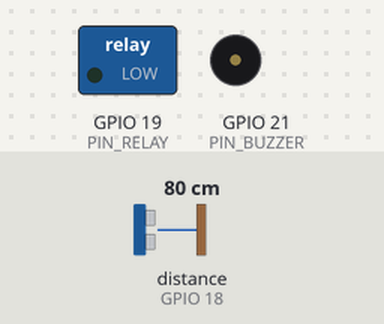
A sketch run on a simulated ESP32. Shown: switched loads named in the sketch (green lamp = pin HIGH), buzzer (waves = sounding, pin HIGH). Wiring (inferred from the names in the program): ultrasonic range finder: trigger GPIO 5; echo GPIO 18. The test bench sets the inputs (shaded band); at power-on: distance to the obstacle (sensor on GPIO 18) 80 cm. The echo pulse lasts 58.3 µs per cm; WiFi joins after 1.5 s; servers stay silent unless stated; no MQTT or app messages arrive unless stated; pins used as bus, display or sensor lines are not drawn; what the sketch prints to the serial monitor is not drawn.

Above: at 2.7 s.
2.8 s: distance to the obstacle (sensor on GPIO 18) set to 22 cm
7.0 s: distance to the obstacle (sensor on GPIO 18) set to 18 cm
At 8.4 s:
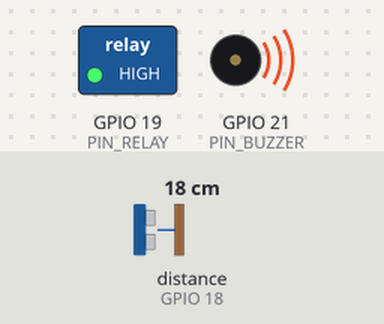
9.7 s: distance to the obstacle (sensor on GPIO 18) set to 35 cm
At 12.7 s:
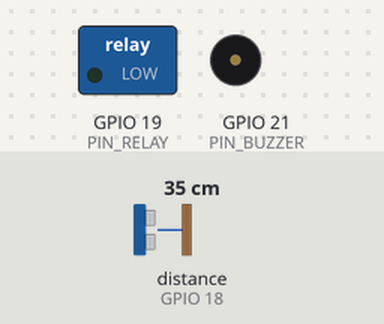
13.0 s: distance to the obstacle (sensor on GPIO 18) set to 2 cm
At 14.6 s:
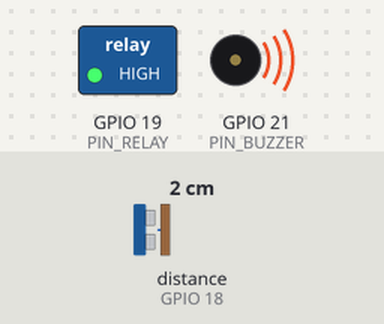
Timing chart, 0 to 16.1 s (numbered marks = the images above; inputs shaded):
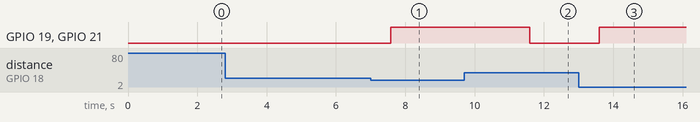

Measured:
- the behaviour switches between 21 and 20 cm on distance to the obstacle (sensor on GPIO 18) (found by bisection; images 0 and 1)
- after the input at 2.8 s, every drawn part: stays the same
- after the input at 7.0 s, GPIO 19 (PIN_RELAY), GPIO 21 (PIN_BUZZER): LOW → HIGH after 0.58 s
- after the input at 9.7 s, GPIO 19 (PIN_RELAY), GPIO 21 (PIN_BUZZER): HIGH → LOW after 1.9 s
- after the input at 13.0 s, GPIO 19 (PIN_RELAY), GPIO 21 (PIN_BUZZER): LOW → HIGH after 0.59 s

The sketch:

smartcity_iot.ino
```cpp
#include <WiFi.h>
#include <PubSubClient.h>

// --- Configurações de Hardware ---
const int PIN_TRIG   = 5;   // Pino de disparo do sensor ultrassônico
const int PIN_ECHO   = 18;  // Pino de retorno do eco ultrassônico
const int PIN_RELAY  = 19;  // Pino de controle do Módulo Relé
const int PIN_BUZZER = 21;  // Pino de controle do Buzzer Ativo

// --- Configurações de Rede e MQTT ---
const char* ssid        = "Wokwi-GUEST";       // SSID padrão do simulador Wokwi
const char* password    = "";                  // Senha (vazia no Wokwi)
const char* mqtt_server = "broker.hivemq.com"; // Endereço do Broker público HiveMQ
const char* topic_pub   = "smartcity/monitoramento/alagamento"; // Tópico definido no artigo

WiFiClient espClient;
PubSubClient client(espClient);

// --- Função para Medição de Distância (Sensor HC-SR04) ---
float lerDistancia() {
  digitalWrite(PIN_TRIG, LOW);
  delayMicroseconds(2);
  digitalWrite(PIN_TRIG, HIGH);
  delayMicroseconds(10);
  digitalWrite(PIN_TRIG, LOW);

  // Mede o tempo de viagem da onda sonora em microssegundos
  long duracao = pulseIn(PIN_ECHO, HIGH);

  // Calcula a distância em centímetros com base na velocidade do som
  return duracao * 0.034 / 2;
}

// --- Rotina de Inicialização do Wi-Fi ---
void setup_wifi() {
  delay(10);
  Serial.print("\nConectando-se à rede: ");
  Serial.println(ssid);

  WiFi.begin(ssid, password);
  while (WiFi.status() != WL_CONNECTED) {
    delay(500);
    Serial.print(".");
  }
  Serial.println("\nWi-Fi conectado com sucesso!");
}

// --- Rotina de Conexão/Reconexão ao Broker MQTT ---
void reconnect() {
  // Loop até estabelecer conexão estável
  while (!client.connected()) {
    Serial.print("Tentando estabelecer conexão MQTT com HiveMQ...");

    // Tenta conectar com um ID de cliente único
    if (client.connect("ESP32_SmartCity_GroupClient")) {
      Serial.println("conectado com sucesso!");
    } else {
      Serial.print("falhou, erro rc=");
      Serial.print(client.state());
      Serial.println(". Tentando novamente em 5 segundos...");
      delay(5000);
    }
  }
}

// --- Configurações Iniciais do Sistema ---
void setup() {
  Serial.begin(115200);

  // Configuração do comportamento dos pinos do ESP32
  pinMode(PIN_TRIG, OUTPUT);
  pinMode(PIN_ECHO, INPUT);
  pinMode(PIN_RELAY, OUTPUT);
  pinMode(PIN_BUZZER, OUTPUT);

  // Garante que os atuadores iniciem desligados (nível lógico BAIXO)
  digitalWrite(PIN_RELAY, LOW);
  digitalWrite(PIN_BUZZER, LOW);

  // Inicializa as conexões de rede
  setup_wifi();
  client.setServer(mqtt_server, 1883); // Configura o servidor na porta padrão
}

// --- Loop Principal de Execução ---
void loop() {
  // Garante a resiliência da conexão com o Broker
  if (!client.connected()) {
    reconnect();
  }
  client.loop();

  // Executa o sensoriamento em borda
  float distancia = lerDistancia();
  String status_msg = "";

  // --- Máquina de Estados / Lógica de Alerta de Borda ---
  if (distancia < 20) {
    // ESTADO DE EMERGÊNCIA: Acionamento imediato e local de hardware
    status_msg = "EMERGENCIA: Alagamento detectado!";
    digitalWrite(PIN_BUZZER, HIGH);
    digitalWrite(PIN_RELAY, HIGH);
  }
  else if (distancia >= 20 && distancia <= 50) {
    // ESTADO DE ATENÇÃO: Alerta preventivo via rede
    status_msg = "ATENCAO: Nivel da agua subindo.";
    digitalWrite(PIN_BUZZER, LOW);
    digitalWrite(PIN_RELAY, LOW);
  }
  else {
    // ESTADO NORMAL: Operação padrão do ecossistema urbano
    status_msg = "Status: Normal";
    digitalWrite(PIN_BUZZER, LOW);
    digitalWrite(PIN_RELAY, LOW);
  }

  // --- Serialização dos Dados em Formato JSON ---
  String payload = "{\"distancia_cm\": " + String(distancia) +
                   ", \"status\": \"" + status_msg + "\"}";

  // Exibe as informações localmente no Monitor Serial
  Serial.print("Payload enviado: ");
  Serial.println(payload);

  // Publica o payload via MQTT para o broker público
  client.publish(topic_pub, payload.c_str());

  // Janela de amostragem de 2 segundos recomendada para telemetria urbana
  delay(2000);
}
```
